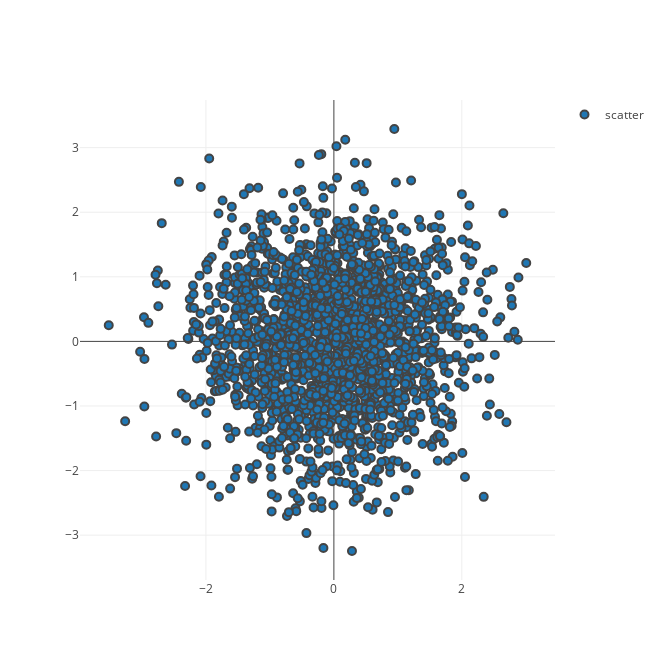

Source (notebook cell):
### Markdown cell above
[HOME](#Plotly)

<br>

## Scatter Plot

```python
scatterTrace = Scatter(
                        x = obj,
                        y = obj,
                        mode = 'markers',
                        name = '%s'
                        
                        # scattering
                        marker = dict( color = '##27AE60',
                                       line = dict (width = 2),
                                       size = 8,
                                     )
                      )
                      
data = [scatterTrace]
fig = dict( data=data, layout=layout,  )
iplot(fig)

# for color scale change marker color to
color = np.random.randn(n),
        colorscale='Viridis',
        showscale=True

```
<br>

### Code cell
n = 2048
x = np.random.randn(n)
y = np.random.randn(n)

scatterTrace = Scatter(
                        x = x,
                        y = y,
                        mode = 'markers',
                        name = 'scatter',
        
                        marker = dict( color = '##27AE60',
                                       line = dict (width = 2),
                                       size = 8,
                                     )
                      )

layout = Layout(
                    showlegend=True,
                    height=660,
                    width=660,
                    hovermode=False)

data = [scatterTrace]
fig = dict( data=data, layout=layout,  )
iplot(fig)

### Figure 1 — Plotly figure (JSON) as saved in the notebook; plotly's stock layout.template omitted (floating-point values rounded to 4 significant figures; data arrays with more than 128 entries replaced by an {"elided": "..."} marker saying what was removed)
{"data": [{"marker": {"color": "##27AE60", "line": {"width": 2}, "size": 8}, "mode": "markers", "name": "scatter", "type": "scatter", "x": {"elided": "2048 float values"}, "y": {"elided": "2048 float values"}}], "layout": {"height": 660, "hovermode": false, "showlegend": true, "width": 660}}
